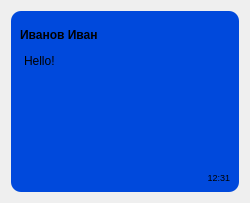
<?xml version="1.0" encoding="UTF-8"?>
<ui version="4.0">
 <class>TTextMessage</class>
 <widget class="QWidget" name="TTextMessage">
  <property name="geometry">
   <rect>
    <x>0</x>
    <y>0</y>
    <width>250</width>
    <height>203</height>
   </rect>
  </property>
  <property name="sizePolicy">
   <sizepolicy hsizetype="Preferred" vsizetype="Preferred">
    <horstretch>0</horstretch>
    <verstretch>0</verstretch>
   </sizepolicy>
  </property>
  <property name="minimumSize">
   <size>
    <width>0</width>
    <height>0</height>
   </size>
  </property>
  <property name="maximumSize">
   <size>
    <width>250</width>
    <height>16777215</height>
   </size>
  </property>
  <property name="windowTitle">
   <string>Form</string>
  </property>
  <property name="autoFillBackground">
   <bool>false</bool>
  </property>
  <property name="styleSheet">
   <string notr="true"/>
  </property>
  <layout class="QVBoxLayout" name="verticalLayout_2">
   <item>
    <widget class="QWidget" name="widget" native="true">
     <property name="styleSheet">
      <string notr="true">background-color: rgb(0, 73, 220);
border-radius: 10px;</string>
     </property>
     <layout class="QVBoxLayout" name="verticalLayout">
      <property name="spacing">
       <number>0</number>
      </property>
      <item>
       <widget class="QLabel" name="labelLogin">
        <property name="minimumSize">
         <size>
          <width>0</width>
          <height>30</height>
         </size>
        </property>
        <property name="maximumSize">
         <size>
          <width>16777215</width>
          <height>30</height>
         </size>
        </property>
        <property name="font">
         <font>
          <bold>true</bold>
         </font>
        </property>
        <property name="text">
         <string>Иванов Иван</string>
        </property>
       </widget>
      </item>
      <item>
       <widget class="QTextEdit" name="textEdit">
        <property name="html">
         <string>&lt;!DOCTYPE HTML PUBLIC &quot;-//W3C//DTD HTML 4.0//EN&quot; &quot;http://www.w3.org/TR/REC-html40/strict.dtd&quot;&gt;
&lt;html&gt;&lt;head&gt;&lt;meta name=&quot;qrichtext&quot; content=&quot;1&quot; /&gt;&lt;meta charset=&quot;utf-8&quot; /&gt;&lt;style type=&quot;text/css&quot;&gt;
p, li { white-space: pre-wrap; }
&lt;/style&gt;&lt;/head&gt;&lt;body style=&quot; font-family:'Segoe UI'; font-size:9pt; font-weight:400; font-style:normal;&quot;&gt;
&lt;p style=&quot; margin-top:0px; margin-bottom:0px; margin-left:0px; margin-right:0px; -qt-block-indent:0; text-indent:0px;&quot;&gt;Hello!&lt;/p&gt;&lt;/body&gt;&lt;/html&gt;</string>
        </property>
       </widget>
      </item>
      <item>
       <widget class="QLabel" name="labelTime">
        <property name="sizePolicy">
         <sizepolicy hsizetype="Preferred" vsizetype="Minimum">
          <horstretch>0</horstretch>
          <verstretch>0</verstretch>
         </sizepolicy>
        </property>
        <property name="maximumSize">
         <size>
          <width>16777215</width>
          <height>30</height>
         </size>
        </property>
        <property name="font">
         <font>
          <pointsize>7</pointsize>
         </font>
        </property>
        <property name="text">
         <string>12:31</string>
        </property>
        <property name="alignment">
         <set>Qt::AlignRight|Qt::AlignTrailing|Qt::AlignVCenter</set>
        </property>
        <property name="margin">
         <number>8</number>
        </property>
       </widget>
      </item>
     </layout>
    </widget>
   </item>
  </layout>
 </widget>
 <resources/>
 <connections/>
</ui>
